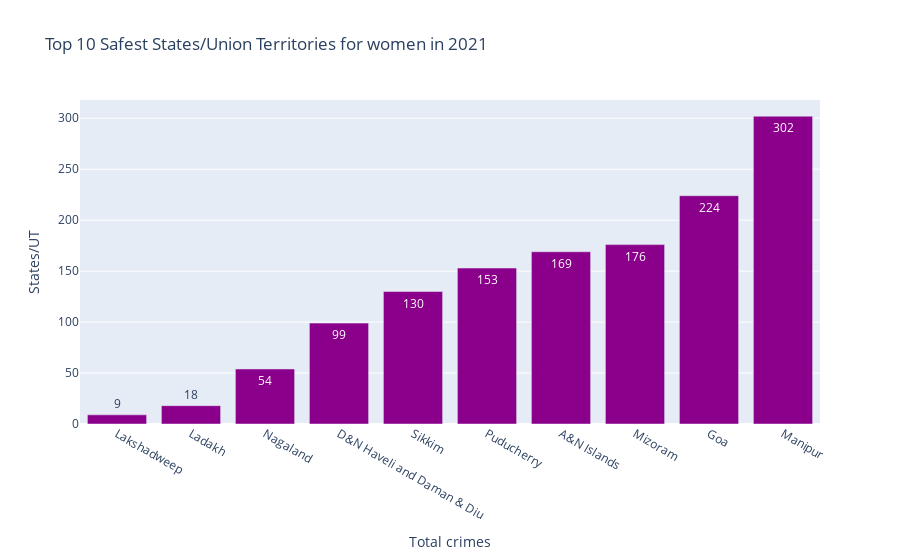

Notebook code for this chart:
### Code cell
import plotly.graph_objects as go

df1 = crime.sort_values('total I', ascending=True)

fig = go.Figure(
    go.Bar(
        x=df1['states/UT'][:10],
        y=df1['total I'][:10],
        orientation='v',
        marker_color='darkmagenta',
        text=df1['total I'][:10],
        textposition='auto'
    )
)

fig.update_layout(
    title='Top 10 Safest States/Union Territories for women in 2021',
    xaxis_title='Total crimes',
    yaxis_title='States/UT'
)

fig.show()

### Figure 1 — Plotly figure (JSON) as saved in the notebook; plotly's stock layout.template omitted (floating-point values rounded to 4 significant figures)
{"data": [{"marker": {"color": "darkmagenta"}, "orientation": "v", "text": [9, 18, 54, 99, 130, 153, 169, 176, 224, 302], "textposition": "auto", "type": "bar", "x": ["Lakshadweep", "Ladakh", "Nagaland", "D&N Haveli and Daman & Diu", "Sikkim", "Puducherry", "A&N Islands", "Mizoram", "Goa", "Manipur"], "y": [9, 18, 54, 99, 130, 153, 169, 176, 224, 302]}], "layout": {"title": {"text": "Top 10 Safest States/Union Territories for women in 2021"}, "xaxis": {"title": {"text": "Total crimes"}}, "yaxis": {"title": {"text": "States/UT"}}}}
